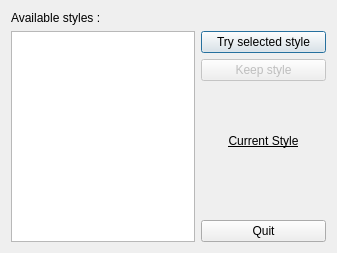
<ui version="4.0" >
 <class>QChooseGUIStyle</class>
 <widget class="QDialog" name="QChooseGUIStyle" >
  <property name="geometry" >
   <rect>
    <x>0</x>
    <y>0</y>
    <width>337</width>
    <height>253</height>
   </rect>
  </property>
  <property name="windowTitle" >
   <string comment="Window title" >Choose a GUI style</string>
  </property>
  <layout class="QVBoxLayout" name="verticalLayout_2" >
   <item>
    <widget class="QLabel" name="label" >
     <property name="text" >
      <string>Available styles :</string>
     </property>
    </widget>
   </item>
   <item>
    <layout class="QHBoxLayout" name="horizontalLayout" >
     <item>
      <widget class="QListWidget" name="stylesList" >
       <property name="horizontalScrollBarPolicy" >
        <enum>Qt::ScrollBarAlwaysOff</enum>
       </property>
       <property name="autoScrollMargin" >
        <number>17</number>
       </property>
       <property name="alternatingRowColors" >
        <bool>true</bool>
       </property>
      </widget>
     </item>
     <item>
      <layout class="QVBoxLayout" name="verticalLayout" >
       <item>
        <widget class="QPushButton" name="tryButton" >
         <property name="text" >
          <string>Try selected style</string>
         </property>
         <property name="shortcut" >
          <string>Alt+T</string>
         </property>
        </widget>
       </item>
       <item>
        <widget class="QPushButton" name="keepButton" >
         <property name="enabled" >
          <bool>false</bool>
         </property>
         <property name="text" >
          <string>Keep style</string>
         </property>
         <property name="shortcut" >
          <string>Alt+K</string>
         </property>
        </widget>
       </item>
       <item>
        <spacer name="verticalSpacer_2" >
         <property name="orientation" >
          <enum>Qt::Vertical</enum>
         </property>
         <property name="sizeHint" stdset="0" >
          <size>
           <width>125</width>
           <height>28</height>
          </size>
         </property>
        </spacer>
       </item>
       <item>
        <widget class="QLabel" name="label_2" >
         <property name="font" >
          <font>
           <italic>false</italic>
           <underline>true</underline>
          </font>
         </property>
         <property name="text" >
          <string>Current Style</string>
         </property>
         <property name="alignment" >
          <set>Qt::AlignCenter</set>
         </property>
        </widget>
       </item>
       <item>
        <widget class="QLabel" name="currentStyleLabel" >
         <property name="font" >
          <font>
           <weight>75</weight>
           <bold>true</bold>
          </font>
         </property>
         <property name="text" >
          <string/>
         </property>
         <property name="alignment" >
          <set>Qt::AlignRight|Qt::AlignTrailing|Qt::AlignVCenter</set>
         </property>
        </widget>
       </item>
       <item>
        <spacer name="verticalSpacer" >
         <property name="orientation" >
          <enum>Qt::Vertical</enum>
         </property>
         <property name="sizeHint" stdset="0" >
          <size>
           <width>125</width>
           <height>28</height>
          </size>
         </property>
        </spacer>
       </item>
       <item>
        <widget class="QPushButton" name="quitButton" >
         <property name="text" >
          <string>Quit</string>
         </property>
         <property name="shortcut" >
          <string>Alt+Q</string>
         </property>
        </widget>
       </item>
      </layout>
     </item>
    </layout>
   </item>
  </layout>
 </widget>
 <tabstops>
  <tabstop>tryButton</tabstop>
  <tabstop>keepButton</tabstop>
 </tabstops>
 <resources/>
 <connections/>
</ui>
